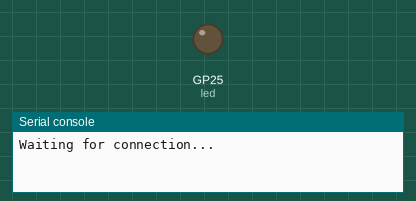
This program was run on a simulated Raspberry Pi Pico running MicroPython. Parts: output pins drawn as LEDs (lit = HIGH), the last lines printed to the serial console. WiFi joins after 1.5 s; values from a settings file that is not in the repository are placeholders.

Above: at 0.1 s.
At 2.9 s:
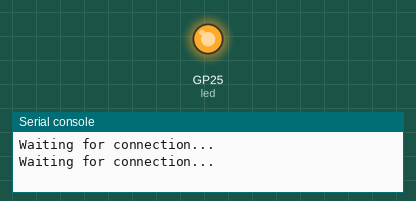
Timing chart, 0 to 4.5 s (numbered marks = the images above):
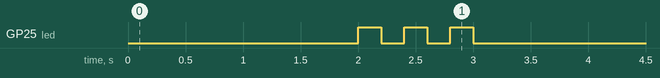

The program:

main.py
```python
from wifi import init_wifi
from phew import server
from phew.template import render_template
from machine import Pin
import time

init_wifi()

# ultrasonic sensor pins and functions
trigger = Pin(16, Pin.OUT)
echo = Pin(15, Pin.IN)


# Function to load in html page

@server.route("/data", methods=["GET"])
def ultrasonic(request):
    trigger.low()
    time.sleep_us(1)
    trigger.high()
    time.sleep_us(10)
    trigger.low()
    while echo.value() == 0:
        signaloff = time.ticks_us()
    while echo.value() == 1:
        signalon = time.ticks_us()
    timepassed = signalon - signaloff
    distance = (timepassed * 0.0340) / 2
    return str(distance), 200


@server.catchall()
def catchall(request):
    return render_template("index.html")


server.run()
```

wifi.py
```python
import rp2
import network
import ubinascii
import machine
import urequests as requests
import time
from secrets import secrets


def init_wifi():
    # Set country to avoid possible errors
    rp2.country('DE')

    wlan = network.WLAN(network.STA_IF)
    wlan.active(True)

    # Load login data from different file for safety reasons
    ssid = secrets['ssid']
    pw = secrets['pw']

    wlan.connect(ssid, pw)

    # Wait for connection with 10 second timeout
    timeout = 10
    while timeout > 0:
        if wlan.status() < 0 or wlan.status() >= 3:
            break
        timeout -= 1
        print('Waiting for connection...')
        time.sleep(1)

    # Define blinking function for onboard LED to indicate error codes
    def blink_onboard_led(num_blinks):
        led = machine.Pin('LED', machine.Pin.OUT)
        for i in range(num_blinks):
            led.on()
            time.sleep(.2)
            led.off()
            time.sleep(.2)

    wlan_status = wlan.status()
    blink_onboard_led(wlan_status)

    if wlan_status != 3:
        raise RuntimeError('Wi-Fi connection failed')
    else:
        print('Connected')
        status = wlan.ifconfig()
        print('ip = ' + status[0])
```
